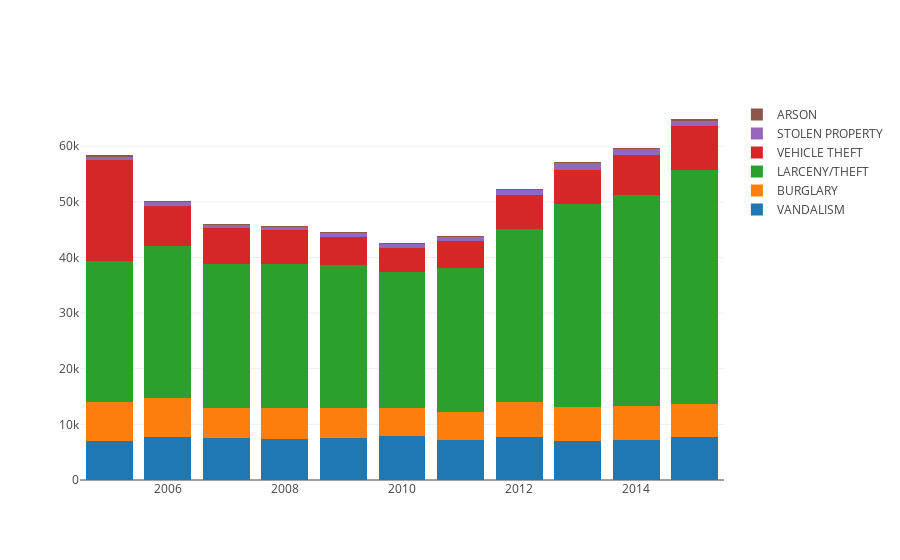

The notebook cell this image was saved under:
### Markdown cell above
# 4. Stacked bar plot

### Code cell
trace1 = go.Bar(
    x=new[new['Category']=='VANDALISM'].Year,
    y=new[new['Category']=='VANDALISM'].IncidntNum,
    name = 'VANDALISM', # Style name/legend entry with html tags
    
)
trace2 = go.Bar(
    x=new[new['Category']=='BURGLARY'].Year,
    y=new[new['Category']=='BURGLARY'].IncidntNum,
    name = 'BURGLARY'
)

trace3 = go.Bar(
    x=new[new['Category']=='LARCENY/THEFT'].Year,
    y=new[new['Category']=='LARCENY/THEFT'].IncidntNum,
    name = 'LARCENY/THEFT'
)

trace4 = go.Bar(
    x=new[new['Category']=='VEHICLE THEFT'].Year,
    y=new[new['Category']=='VEHICLE THEFT'].IncidntNum,
    name = 'VEHICLE THEFT'
)
trace5 = go.Bar(
    x=new[new['Category']=='STOLEN PROPERTY'].Year,
    y=new[new['Category']=='STOLEN PROPERTY'].IncidntNum,
    name = 'STOLEN PROPERTY'
)
trace6 = go.Bar(
    x=new[new['Category']=='ARSON'].Year,
    y=new[new['Category']=='ARSON'].IncidntNum,
    name = 'ARSON'
)


data = [trace1, trace2, trace3, trace4, trace5, trace6]
layout = go.Layout(
  barmode='stack'  
)

fig = go.Figure(data=data, layout=layout)
#plotly.offline.plot(fig, filename='stack bar')
iplot(fig)

### Figure 1 — Plotly figure (JSON) as saved in the notebook; plotly's stock layout.template omitted (floating-point values rounded to 4 significant figures)
{"data": [{"name": "VANDALISM", "type": "bar", "x": ["2005", "2006", "2007", "2008", "2009", "2010", "2011", "2012", "2013", "2014", "2015"], "y": [7013, 7688, 7566, 7342, 7604, 7934, 7243, 7808, 6921, 7165, 7675]}, {"name": "BURGLARY", "type": "bar", "x": ["2005", "2006", "2007", "2008", "2009", "2010", "2011", "2012", "2013", "2014", "2015"], "y": [7071, 7004, 5454, 5679, 5379, 4966, 4987, 6243, 6195, 6066, 5931]}, {"name": "LARCENY/THEFT", "type": "bar", "x": ["2005", "2006", "2007", "2008", "2009", "2010", "2011", "2012", "2013", "2014", "2015"], "y": [25319, 27352, 25770, 25807, 25585, 24446, 25905, 30976, 36412, 38003, 42068]}, {"name": "VEHICLE THEFT", "type": "bar", "x": ["2005", "2006", "2007", "2008", "2009", "2010", "2011", "2012", "2013", "2014", "2015"], "y": [18194, 7291, 6460, 6053, 5183, 4346, 4762, 6183, 6241, 7108, 7943]}, {"name": "STOLEN PROPERTY", "type": "bar", "x": ["2005", "2006", "2007", "2008", "2009", "2010", "2011", "2012", "2013", "2014", "2015"], "y": [540, 575, 527, 518, 660, 680, 785, 932, 1224, 1084, 959]}, {"name": "ARSON", "type": "bar", "x": ["2005", "2006", "2007", "2008", "2009", "2010", "2011", "2012", "2013", "2014", "2015"], "y": [231, 240, 246, 248, 222, 209, 203, 237, 248, 253, 311]}], "layout": {"barmode": "stack"}}
